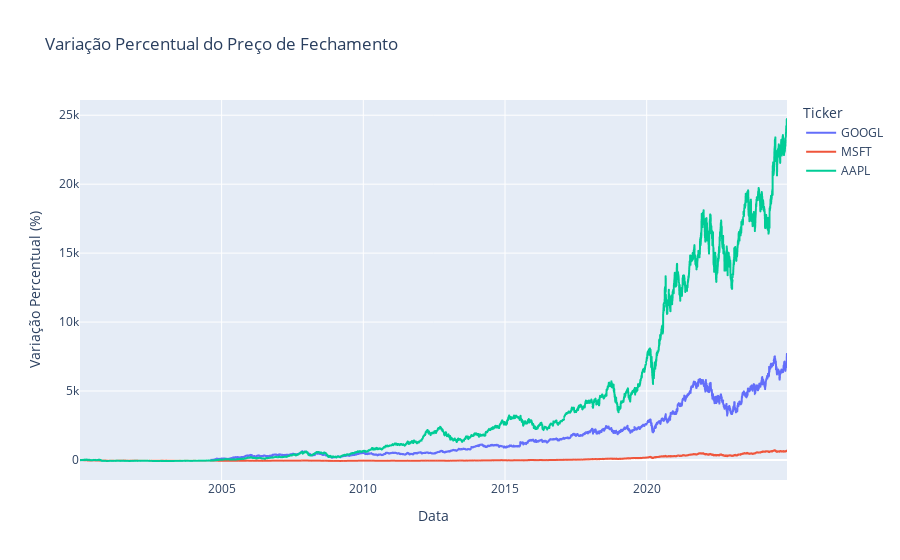

The cell this chart's notebook holds for it:
### Code cell
import plotly.express as px
import pandas as pd

# Lista de tickers a monitorar
monitor_tickers = ['GOOGL', 'MSFT', 'AAPL']

# Leitura do DataFrame
df_filtered = pd.read_csv('data/stocks.csv')

# Garantir que a coluna 'Datetime' esteja no formato datetime
df_filtered['Datetime'] = pd.to_datetime(df_filtered['Datetime'])

# Filtrar apenas os tickers monitorados
df_filtered = df_filtered[df_filtered["Ticker"].isin(monitor_tickers)]

# Calcular a variação percentual para cada ticker
def calcular_variacao_percentual(df):
    df = df.sort_values(by="Datetime")  # Ordenar por data
    df["Percentual_Variacao"] = (df["Close"] / df["Close"].iloc[0] - 1) * 100  # Variação percentual
    return df

# Aplicar para cada ticker de maneira mais explícita, sem usar groupby com apply
df_percentual = pd.concat([calcular_variacao_percentual(df_filtered[df_filtered['Ticker'] == ticker]) 
                           for ticker in monitor_tickers])

# Criar o gráfico
fig = px.line(
    df_percentual,
    x="Datetime",
    y="Percentual_Variacao",
    color="Ticker",  # Diferencia as linhas por ticker
    title="Variação Percentual do Preço de Fechamento",
    labels={"Percentual_Variacao": "Variação Percentual (%)", "Datetime": "Data"}
)

# Mostrar o gráfico
fig.show()

### Figure 1 — Plotly figure (JSON) as saved in the notebook; plotly's stock layout.template omitted (floating-point values rounded to 4 significant figures; data arrays with more than 128 entries replaced by an {"elided": "..."} marker saying what was removed)
{"data": [{"hovertemplate": "Ticker=GOOGL<br>Data=%{x}<br>Variação Percentual (%)=%{y}<extra></extra>", "legendgroup": "GOOGL", "line": {"color": "#636efa", "dash": "solid"}, "marker": {"symbol": "circle"}, "mode": "lines", "name": "GOOGL", "showlegend": true, "type": "scattergl", "x": {"elided": "5116 str values"}, "xaxis": "x", "y": {"elided": "5116 float values"}, "yaxis": "y"}, {"hovertemplate": "Ticker=MSFT<br>Data=%{x}<br>Variação Percentual (%)=%{y}<extra></extra>", "legendgroup": "MSFT", "line": {"color": "#EF553B", "dash": "solid"}, "marker": {"symbol": "circle"}, "mode": "lines", "name": "MSFT", "showlegend": true, "type": "scattergl", "x": {"elided": "6278 str values"}, "xaxis": "x", "y": {"elided": "6278 float values"}, "yaxis": "y"}, {"hovertemplate": "Ticker=AAPL<br>Data=%{x}<br>Variação Percentual (%)=%{y}<extra></extra>", "legendgroup": "AAPL", "line": {"color": "#00cc96", "dash": "solid"}, "marker": {"symbol": "circle"}, "mode": "lines", "name": "AAPL", "showlegend": true, "type": "scattergl", "x": {"elided": "6278 str values"}, "xaxis": "x", "y": {"elided": "6278 float values"}, "yaxis": "y"}], "layout": {"legend": {"title": {"text": "Ticker"}, "tracegroupgap": 0}, "title": {"text": "Variação Percentual do Preço de Fechamento"}, "xaxis": {"anchor": "y", "domain": [0, 1], "title": {"text": "Data"}}, "yaxis": {"anchor": "x", "domain": [0, 1], "title": {"text": "Variação Percentual (%)"}}}}
